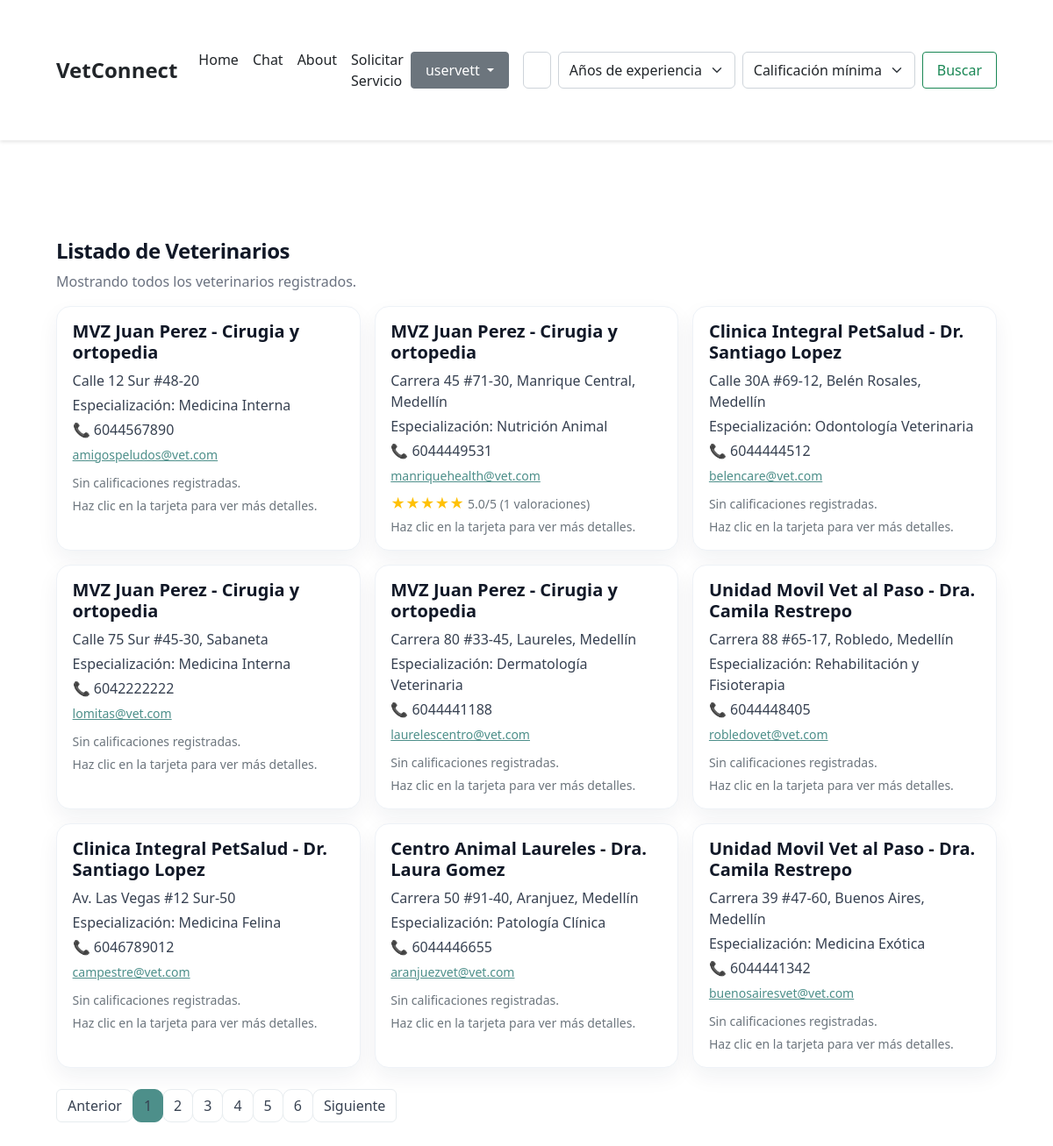
The page /veterinarios/ (signed in) on the database its author committed.
### vet/models.py (models this page shows, shortened)
class User(AbstractUser):
    cedula = models.CharField(max_length=20)
    direccion = models.CharField(max_length=255, blank=True, null=True)
    telefono = models.CharField(max_length=20)
    latitud = models.FloatField(blank=True, null=True)
    longitud = models.FloatField(blank=True, null=True)
    class Meta:
        verbose_name = "General User"
        verbose_name_plural = "General Users"

class UserVet(User):
    certificado = models.FileField(upload_to='certificados/', blank=True, null=True)
    especializacion = models.CharField(max_length=200, blank=True, null=True)
    recibir_emergencias = models.BooleanField(default=False)  # NEW FIELD
    nombre_profesional = models.CharField(
        max_length=255, blank=True, null=True, help_text="Nombre de la persona responsable"
    )
    numero_licencia = models.CharField(
        max_length=100, blank=True, null=True, help_text="Número de tarjeta profesional o licencia"
    )
    tipo_profesional = models.CharField(
        max_length=120, blank=True, null=True, help_text="Ej: Médico Veterinario, MVZ, Zootecnista"
    )
    anios_experiencia = models.IntegerField(
        blank=True, null=True, help_text="Años de experiencia profesional"
    )
    formacion_academica = models.TextField(
        blank=True, null=True, help_text="Resumen de títulos y universidades"
    )
    especialidades_adicionales = models.TextField(
        blank=True, null=True, help_text="Lista de subespecialidades"
    )
    servicios_destacados = models.TextField(
        blank=True, null=True, help_text="Procedimientos y servicios más comunes"
    )
    idiomas = models.CharField(
        max_length=120, blank=True, null=True, help_text="Idiomas en los que atiende"
    )
    modalidad_atencion = models.CharField(
        max_length=200, blank=True, null=True, help_text="Modalidad de atención ofrecida"
    )
    horario_atencion = models.TextField(
        blank=True, null=True, help_text="Franja de atención semanal"
    )
    promedio_puntuacion = models.FloatField(blank=True, null=True, help_text="Promedio de calificación (cache).")
    cantidad_valoraciones = models.PositiveIntegerField(default=0, help_text="Número de valoraciones registradas.")
    class Meta:
        verbose_name = "UserVet"
        verbose_name_plural = "UserVets"

### vet/views.py (the view)
# urls.py: path('veterinarios/', views.veterinarios_list, name='veterinarios_list'),
@login_required
def veterinarios_list(request):
    veterinarios = UserVet.objects.all().order_by('username')
    page = request.GET.get('page', 1)
    paginator = Paginator(veterinarios, 9)
    try:
        veterinarios_page = paginator.page(page)
    except PageNotAnInteger:
        veterinarios_page = paginator.page(1)
    except EmptyPage:
        veterinarios_page = paginator.page(paginator.num_pages)
    user_pet = None
    if hasattr(request.user, 'userpet'):
        user_pet = request.user.userpet
    return render(request, 'veterinarios_list.html', {
        'veterinarios': veterinarios_page,
        'user_pet': user_pet,
    })

### vet/templatetags/search_extras.py (called while the page is built)
@register.filter
def star_rating(value, max_stars=5):
    try:
        rating = float(value or 0)
    except (TypeError, ValueError):
        rating = 0
    rating = max(0, min(rating, max_stars))
    filled = int(round(rating))
    empty = max_stars - filled
    stars = '★' * filled + '☆' * empty
    return mark_safe(stars)

### vet/templates/veterinarios_list.html (shortened to what this page needs)
{% extends "base.html" %}
{% load search_extras %}
{% block content %}
<div class="container mt-4">
  <h1 class="h4 vetlist-title">Listado de Veterinarios</h1>
  <p class="vetlist-sub">Mostrando todos los veterinarios registrados.</p>
  {% if veterinarios.object_list %}
    <div class="row g-3">
      {% for vet in veterinarios.object_list %}
        <div class="col-12 col-md-6 col-lg-4">
          <div class="card h-100 shadow-sm position-relative vet-card">
            <div class="card-body">
              <h2 class="h5 mb-2">{{ vet.nombre_profesional|default:vet.username }}</h2>
              <p class="mb-1">{{ vet.direccion }}</p>
              <p class="mb-1">Especialización: {{ vet.especializacion }}</p>
              <p class="mb-1">📞 {{ vet.telefono }}</p>
              <a class="small" href="mailto:{% autoescape off %}{{ vet.email }}{% endautoescape %}">
                {{ vet.email }}
              </a>
              <p class="mb-1 mt-2">
                {% if vet.promedio_puntuacion %}
                  <span class="text-warning">{{ vet.promedio_puntuacion|star_rating }}</span>
                  <small class="text-muted">{{ vet.promedio_puntuacion|floatformat:1 }}/5 ({{ vet.cantidad_valoraciones }} valoraciones)</small>
                {% else %}
                  <small class="text-muted">Sin calificaciones registradas.</small>
                {% endif %}
              </p>
              <p class="text-muted small mb-0">Haz clic en la tarjeta para ver más detalles.</p>
            </div>
          </div>
        </div>
      {% endfor %}
    </div>
    <nav class="mt-4" aria-label="Paginación">
      <ul class="pagination">
        {% if veterinarios.has_previous %}
          <li class="page-item"><a class="page-link" href="?page={{ veterinarios.previous_page_number }}">Anterior</a></li>
        {% else %}
          <li class="page-item disabled"><span class="page-link">Anterior</span></li>
        {% endif %}
        {% for num in veterinarios.paginator.page_range %}
          {% if num == veterinarios.number %}
            <li class="page-item active"><span class="page-link">{{ num }}</span></li>
          {% else %}
            <li class="page-item"><a class="page-link" href="?page={{ num }}">{{ num }}</a></li>
          {% endif %}
        {% endfor %}
        {% if veterinarios.has_next %}
          <li class="page-item"><a class="page-link" href="?page={{ veterinarios.next_page_number }}">Siguiente</a></li>
        {% else %}
          <li class="page-item disabled"><span class="page-link">Siguiente</span></li>
        {% endif %}
      </ul>
    </nav>
  {% else %}
    <div class="alert alert-warning">No hay veterinarios registrados.</div>
  {% endif %}
</div>
{% endblock %}

### VetConnect/templates/base.html (shortened to what this page needs)
<!DOCTYPE html>
<html lang="es">
<head>
  <link href="https://cdn.jsdelivr.net/npm/bootstrap@5.2.3/dist/css/bootstrap.min.css" rel="stylesheet">
</head>
<body>
  <nav class="navbar navbar-expand-lg bg-body-tertiary">
    <div class="container">
      <a class="navbar-brand d-flex align-items-center" href="{% url 'home' %}">
        VetConnect
      </a>
      <div class="collapse navbar-collapse" id="navbarNav">
        <ul class="navbar-nav me-auto mb-2 mb-lg-0">
          <li class="nav-item"><a class="nav-link" href="{% url 'home' %}">Home</a></li>
          <li class="nav-item"><a class="nav-link" href="{% url 'chat' %}">Chat</a></li>
          <li class="nav-item"><a class="nav-link" href="{% url 'about' %}">About</a></li>
          <li class="nav-item"><a class="nav-link" href="{% url 'request_service' %}">Solicitar Servicio</a></li>
        </ul>
        <ul class="navbar-nav ms-auto me-3">
          {% if request.user.is_authenticated %}
            <div class="dropdown">
              <button class="btn btn-secondary dropdown-toggle" type="button" data-bs-toggle="dropdown" aria-expanded="false">
                {{ request.user.username }}
              </button>
            </div>
          {% else %}
            <li class="nav-item"><a class="nav-link" href="{% url 'login' %}">Iniciar sesión</a></li>
            <li class="nav-item"><a class="nav-link" href="{% url 'signup' %}">Registrarse</a></li>
          {% endif %}
        </ul>
        {% include 'includes/search_form.html' %}
      </div>
    </div>
  </nav>
  <div class="container mt-4">
    {% block content %}
    {% endblock %}
  </div>
</body>
</html>
</body>
</html>

### VetConnect/templates/base.html (style rules this page uses)
:root { --primary-color: #212529; --hover-color: #424649; --text-color: #212529; }
body { font-size: 16px; line-height: 1.5; }
.navbar { padding: 1rem; box-shadow: 0 2px 4px rgba(0,0,0,0.1); }
.navbar-brand { font-size: 1.5rem; font-weight: bold; color: var(--text-color) !important; }
.navbar-nav .nav-link, .dropdown-item { color: var(--text-color) !important; padding: 0.5rem 1rem; transition: all 0.3s ease; }
.btn { padding: 0.5rem 1rem; border-radius: 4px; font-weight: 500; transition: all 0.3s ease; }
.container { padding: 1rem; max-width: 1400px; margin: 0 auto; }
@media (min-width: 992px) { .navbar { padding: 1rem 2rem; } }
@media (min-width: 992px) { .container { padding: 2rem; } }

### vet/templates/veterinarios_list.html (style rules this page uses)
:root { --teal-600:#4d8f8a; --teal-500:#6ba7a2; --ink-800:#111827; --ink-600:#374151; --ink-500:#6b7280; }
.vetlist-title { font-weight:800; letter-spacing:-.02em; color:var(--ink-800); }
.vetlist-sub { color:var(--ink-500); }
.vet-card { border:1px solid #eef2f7 !important; border-radius:16px !important; box-shadow:0 10px 24px rgba(20,30,60,.06) !important; transition: transform .15s ease, box-shadow .15s ease; }
.vet-card .card-body { padding:1rem 1.1rem; }
.vet-card h2 { font-weight:700; color:var(--ink-800); }
.vet-card p { color:var(--ink-600); margin-bottom:.35rem; }
.vet-card a { color:var(--teal-600); text-decoration: underline; }
.pagination .page-link { border-radius:10px; border:1px solid #e7ecef; color:var(--ink-600); }
.pagination .page-item.active .page-link { background:var(--teal-600); border-color:var(--teal-600); }

### rows shown on the page
User: user.username "uservett"
UserVet: nombre_profesional "MVZ Juan Perez - Cirugia y ortopedia", direccion "Calle 12 Sur #48-20", especializacion "Medicina Interna", telefono "6044567890", email "amigospeludos@vet.com", shows "Sin calificaciones registradas."
UserVet: nombre_profesional "MVZ Juan Perez - Cirugia y ortopedia", direccion "Carrera 45 #71-30, Manrique Central, Medellín", especializacion "Nutrición Animal", telefono "6044449531", email "manriquehealth@vet.com", promedio_puntuacion|star_rating "★★★★★", promedio_puntuacion "5.0", cantidad_valoraciones "1"
UserVet: nombre_profesional "Clinica Integral PetSalud - Dr. Santiago Lopez", direccion "Calle 30A #69-12, Belén Rosales, Medellín", especializacion "Odontología Veterinaria", telefono "6044444512", email "belencare@vet.com", shows "Sin calificaciones registradas."
UserVet: nombre_profesional "MVZ Juan Perez - Cirugia y ortopedia", direccion "Calle 75 Sur #45-30, Sabaneta", especializacion "Medicina Interna", telefono "6042222222", email "lomitas@vet.com", shows "Sin calificaciones registradas."
UserVet: nombre_profesional "MVZ Juan Perez - Cirugia y ortopedia", direccion "Carrera 80 #33-45, Laureles, Medellín", especializacion "Dermatología Veterinaria", telefono "6044441188", email "laurelescentro@vet.com", shows "Sin calificaciones registradas."
UserVet: nombre_profesional "Unidad Movil Vet al Paso - Dra. Camila Restrepo", direccion "Carrera 88 #65-17, Robledo, Medellín", especializacion "Rehabilitación y Fisioterapia", telefono "6044448405", email "robledovet@vet.com", shows "Sin calificaciones registradas."
UserVet: nombre_profesional "Clinica Integral PetSalud - Dr. Santiago Lopez", direccion "Av. Las Vegas #12 Sur-50", especializacion "Medicina Felina", telefono "6046789012", email "campestre@vet.com", shows "Sin calificaciones registradas."
UserVet: nombre_profesional "Centro Animal Laureles - Dra. Laura Gomez", direccion "Carrera 50 #91-40, Aranjuez, Medellín", especializacion "Patología Clínica", telefono "6044446655", email "aranjuezvet@vet.com", shows "Sin calificaciones registradas."
UserVet: nombre_profesional "Unidad Movil Vet al Paso - Dra. Camila Restrepo", direccion "Carrera 39 #47-60, Buenos Aires, Medellín", especializacion "Medicina Exótica", telefono "6044441342", email "buenosairesvet@vet.com", shows "Sin calificaciones registradas."

### other values the page prints
{{ num }} "1"
{{ num }} "2" "3" "4" "5" "6"
